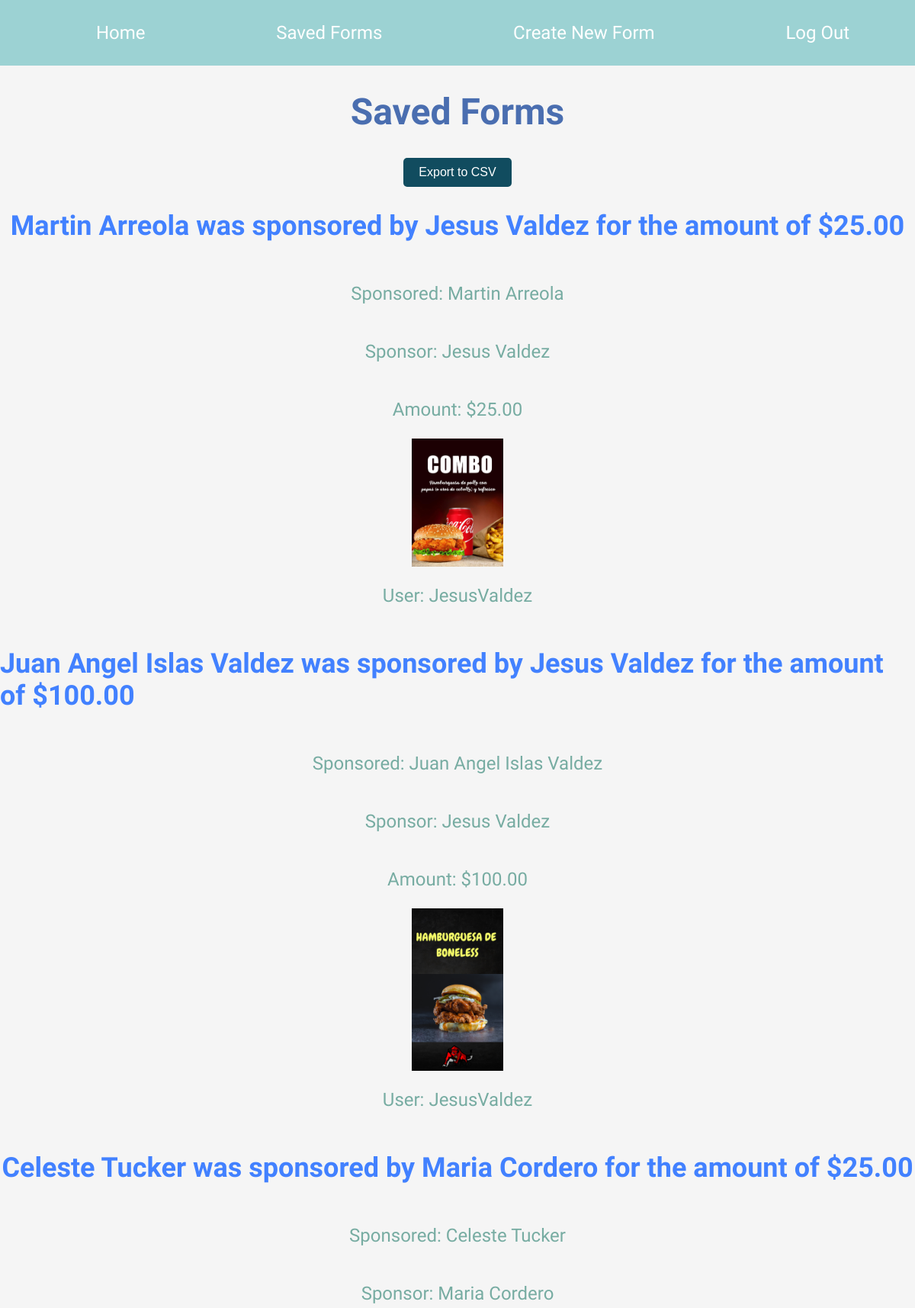
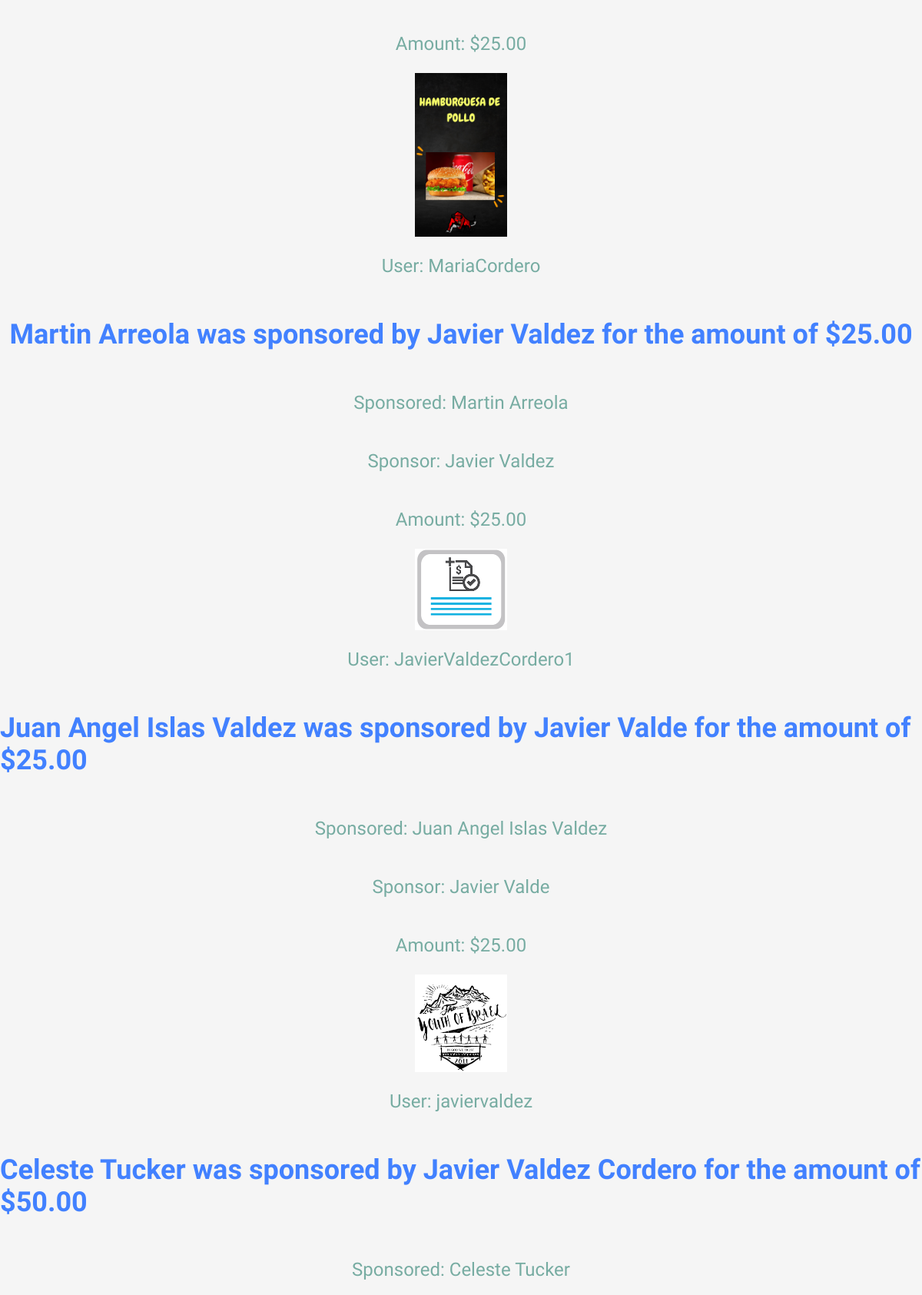
The app's page /forms/ (signed in, upper part) with its own data (2 pictures, top to bottom).
### form/models.py (models this page shows)
class Form(models.Model):
    sponsor = models.CharField(max_length=100)
    sponsored = models.CharField(max_length=100)
    amount= models.DecimalField(max_digits=10, decimal_places=2)
    receipt = models.ImageField(upload_to='form/files')
    user = models.ForeignKey(User, on_delete=models.CASCADE)
    def __str__(self):
        return self.sponsored + ' was sponsored by ' + self.sponsor + ' for the amount of $' + str(self.amount)

### form/views.py (the view)
# urls.py: path('forms/', views.forms, name='forms'),
@user_passes_test(lambda u: u.is_superuser)
def forms(request):
    forms = Form.objects.all()
    return render(request, 'forms.html', {
        'forms': forms
    })

### form/templates/forms.html
{% extends 'base.html' %}
{% block content %}
<div class="forms-content">
<h1>Saved Forms</h1>
{% if user.is_superuser %}
    <button><a href="{% url 'export_csv' %}" class="btn btn-primary">Export to CSV</a></button>
{% endif %}
    {% for form in forms %}
            <h2><strong>{{ form }}</strong></h2>
            <p>Sponsored: {{form.sponsored}}</p>
            <p> Sponsor: {{form.sponsor}}</p>
            <p> Amount: ${{form.amount}} </p>
            <img src="{{ form.receipt.url }}" alt="Image">
            <p>User: {{form.user.username}}</p>
    {% endfor %}
</div>
{% endblock %}

### form/templates/base.html (shortened to what this page needs)
{% load static %}
<!DOCTYPE html>
<html lang="en">
<head>
    <link rel="stylesheet" href="{% static 'styles/main.css' %}">
</head>
<body>
    <nav class="navbar container">
        <ul>
            <li>
                <a href="/">Home</a>
            </li>
            {% if request.user.is_superuser %}
            <li>
                <a href="/forms">Saved Forms</a>
            </li>
            {% endif %}
            {% if user.is_authenticated %}
            <li>
                <a href="/forms/create">Create New Form</a>
            </li>
            <li>
                <a href="/logout">Log Out</a>
            </li>
            {% endif %}
        </ul>
    </nav>
    <main class="container">
    {% block content %}
    {% endblock %}
    </main>
</body>
</html>

### form/static/styles/main.css (style rules this page uses)
html, body { background: whitesmoke; color: #4a6eb0; font-family: 'Oxygen', sans-serif; height: 100%; margin: 0; padding: 0; }
.navbar { background: #9cd2d3; padding: 5px 0px; font-size: 1.5em; }
.navbar ul { display: flex; justify-content: space-around; }
.navbar ul li { list-style: none; }
.navbar ul li a { color: white; text-decoration: none; }
button { background-color: #114c5f; color: white; border: none; padding: 10px 20px; font-size: 16px; cursor: pointer; border-radius: 5px; }
button a { color: white; text-decoration: none; }
.forms-content { display: flex; flex-direction: column; align-items: center; justify-content: center; font-size: x-large; padding-bottom: 50; }
.forms-content p { color: #77aca2; }
.forms-content h2 { color: #4281ff; }
.forms-content img { width: 10%; }

### records on screen
Form: sponsored+sponsor+amount "Martin Arreola was sponsored by Jesus Valdez for the amount of $25.00", sponsored "Martin Arreola", sponsor "Jesus Valdez", amount "25.00", receipt (picture), user.username "JesusValdez"
Form: sponsored+sponsor+amount "Juan Angel Islas Valdez was sponsored by Jesus Valdez for the amount of $100.00", sponsored "Juan Angel Islas Valdez", sponsor "Jesus Valdez", amount "100.00", receipt (picture), user.username "JesusValdez"
Form: sponsored+sponsor+amount "Celeste Tucker was sponsored by Maria Cordero for the amount of $25.00", sponsored "Celeste Tucker", sponsor "Maria Cordero", amount "25.00", receipt (picture), user.username "MariaCordero"
Form: sponsored+sponsor+amount "Martin Arreola was sponsored by Javier Valdez for the amount of $25.00", sponsored "Martin Arreola", sponsor "Javier Valdez", amount "25.00", receipt (picture), user.username "JavierValdezCordero1"
Form: sponsored+sponsor+amount "Juan Angel Islas Valdez was sponsored by Javier Valde for the amount of $25.00", sponsored "Juan Angel Islas Valdez", sponsor "Javier Valde", amount "25.00", receipt (picture), user.username "javiervaldez"
Form: sponsored+sponsor+amount "Celeste Tucker was sponsored by Javier Valdez Cordero for the amount of $50.00", sponsored "Celeste Tucker"
